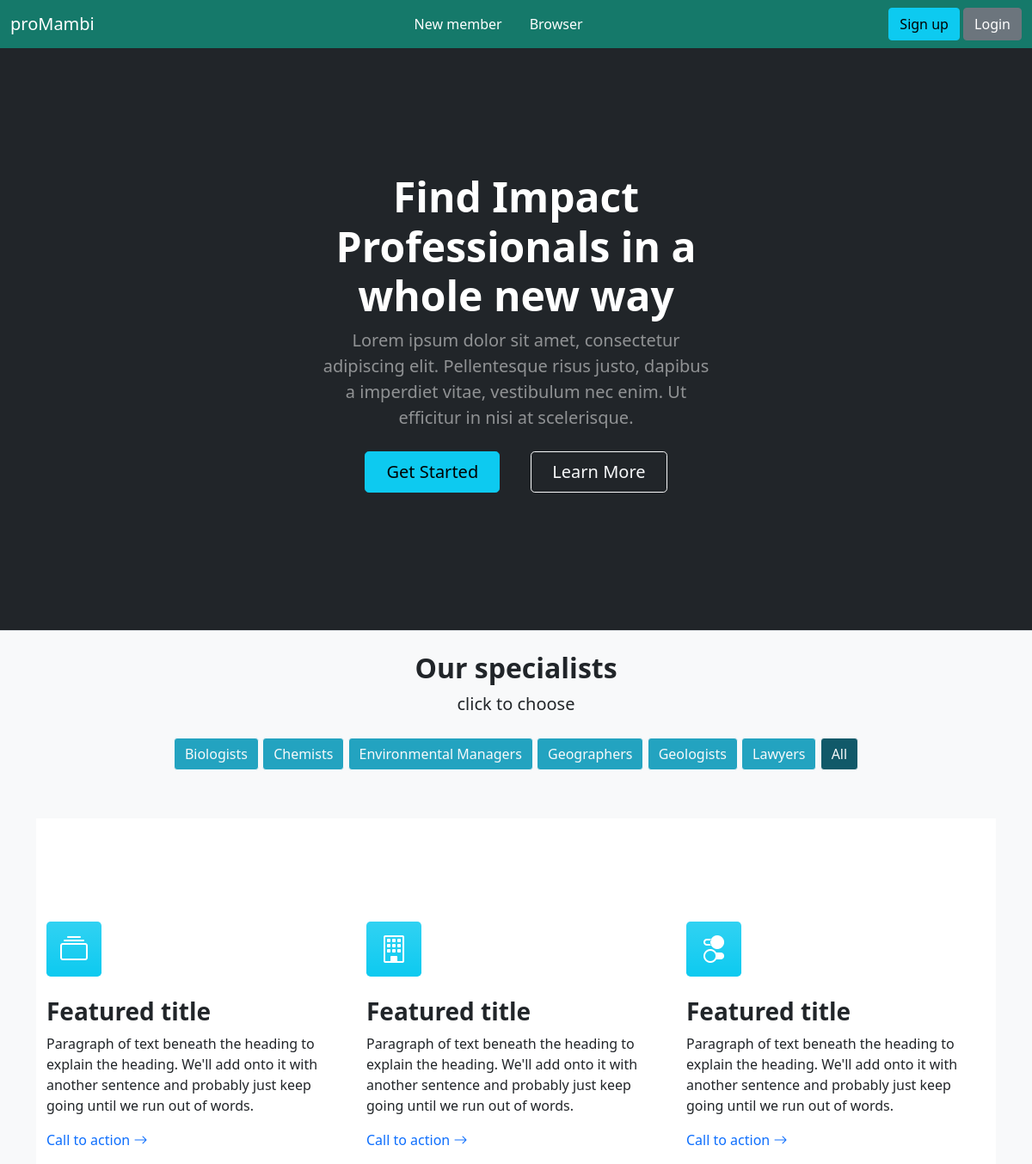
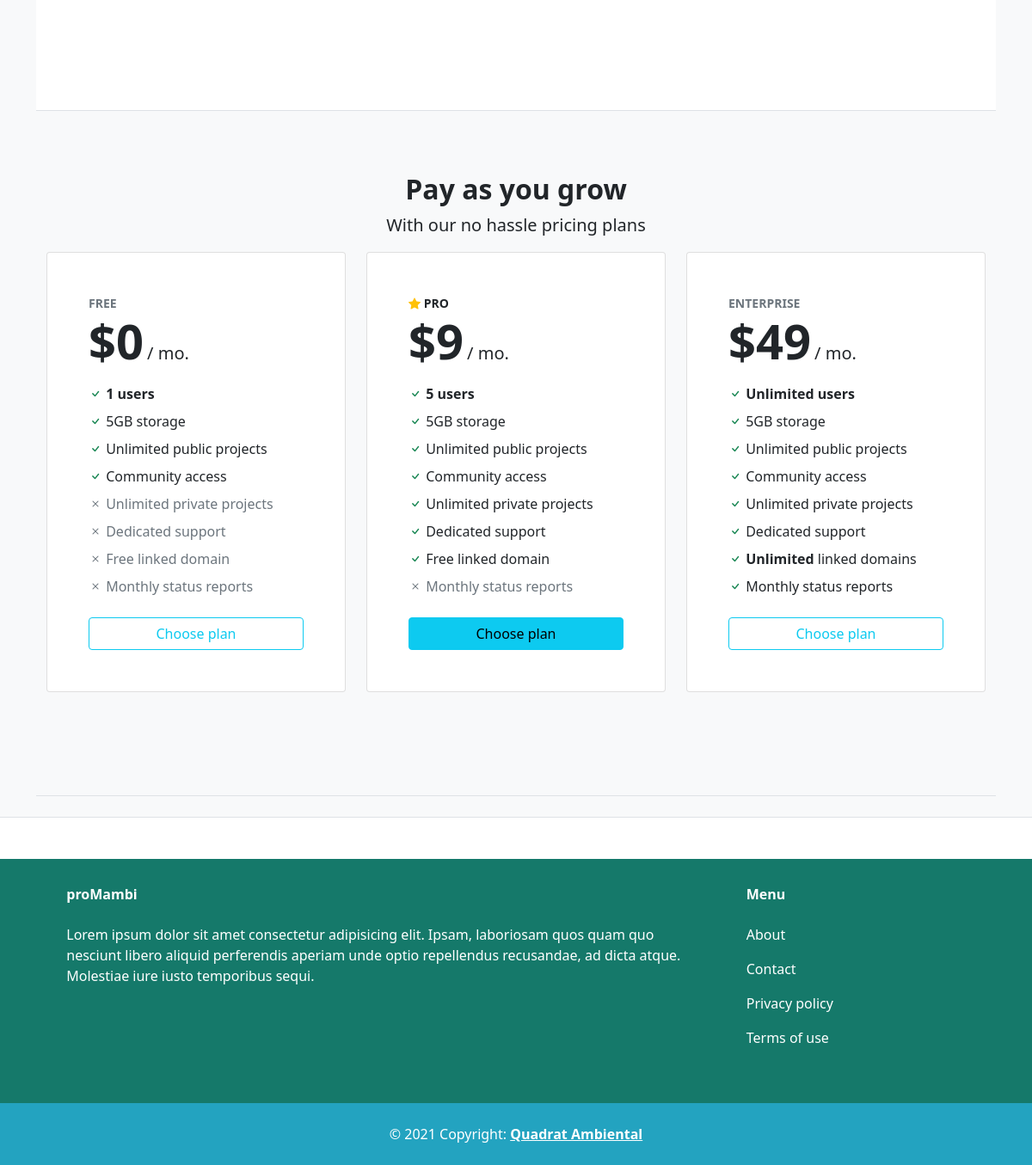
The page / on the database its author committed (2 pictures, top to bottom).
### worker/models.py (models this page shows, shortened)
class Professions(models.Model):
    name = models.CharField(max_length=225)
    class Meta:
        ordering = ('name',) # pedir a ordem que mostra as categorias - LEMBRAR DA VÍRGULA
        verbose_name_plural = 'Professions' # Django tem problemas com plural, vc tem que avisar a ele.

### core/views.py (the view)
# urls.py: path('', views.index, name='index'),
def index(request):
    member = Member.objects.all()
    professions = Professions.objects.all()
    return render(request, 'core/index.html', {
        'member': member,
        'professions': professions,
    })

### core/templates/core/index.html (shortened to what this page needs)
{% extends 'core/base.html' %}
{% block content %}
<main>
    <section class="bg-dark py-4">
        <div class="container my-5">
            <div class="row justify-content-center p-0 p-sm-5">
                <div class="col-12 col-lg-8 col-xl-6 text-center p-4">
                    <h1 class="text-white display-5 fw-bolder">Find Impact Professionals in a whole new way</h1>
                    <p class="lead text-white-50 px-2 mb-4"> Lorem ipsum dolor sit amet, consectetur adipiscing elit. Pellentesque risus justo, dapibus a imperdiet vitae, vestibulum nec enim.
                Ut efficitur in nisi at scelerisque. </p>
                    <button type="button" class="btn btn-info btn-lg px-4 m-0 mb-3 mx-sm-3">Get Started</button>
                    <button type="button" class="btn btn-outline-light btn-lg px-4 m-0 mb-3 mx-sm-3">Learn More</button>
                </div>
            </div>
        </div>
    </section>
    <section class="bg-light py-4 border-top border-bottom">
        <div class="container">
            <div class="text-center">
            <h2 class="fw-bolder">Our specialists</h2>
            <p class="lead">click to choose</p>
            <section class=" text-center container mb-5">
                <div class="row py-lg-2">
                    <div class="d-grid gap-2 d-md-block">
                        {% for professions in professions %}
                        <a href="{% url 'worker:browser' %}?query={{ query }}&professions={{ professions.id }}" class="btn btn-primary  btn-outline-light"  style="background-color: #23a3c0;">{{ professions.name }}</a>
                        {% endfor %}
                        <a href="{% url 'worker:browser' %}" class="btn btn-primary  btn-outline-light"  style="background-color: #115969;">All</a>
                    </div>
                </div>
            </section>
        </div>
    <section class="bg-white py-4">
        <div class="container my-5">
            <div class="row py-5">
                <div class="col-lg-4 col-sm-12 mb-4">
                    <div class="d-inline-flex fs-2 p-2 px-3 mb-4 bg-info bg-gradient text-white rounded-3"><i class="bi bi-collection"></i></div>
                        <h2 class="fw-bold fs-3">Featured title</h2>
                        <p> Paragraph of text beneath the heading
                            to explain the heading. We'll add onto it
                            with another sentence and probably just keep
                            going until we run out of words.
                        </p>
                        <a href="#" class="text-decoration-none ">Call to action <i class="bi bi-arrow-right"></i></a>
                </div>
                <div class="col-lg-4 col-sm-12 mb-4">
                    <div class="d-inline-flex fs-2 p-2 px-3 mb-4 bg-info bg-gradient text-white rounded-3"><i class="bi bi-building"></i></div>
                        <h2 class="fw-bold fs-3">Featured title</h2>
                        <p>
                        Paragraph of text beneath the heading
                        to explain the heading. We'll add onto it
                        with another sentence and probably just keep
                        going until we run out of words.
                        </p>
                        <a href="#" class="text-decoration-none ">Call to action <i class="bi bi-arrow-right"></i></a>
                </div>
                <div class="col-lg-4 col-sm-12 mb-4">
                    <div class="d-inline-flex fs-2 p-2 px-3 mb-4 bg-info bg-gradient text-white rounded-3"><i class="bi bi-toggles2"></i></div>
                        <h2 class="fw-bold fs-3">Featured title</h2>
                        <p>
                        Paragraph of text beneath the heading
                        to explain the heading. We'll add onto it
                        with another sentence and probably just keep
                        going until we run out of words.
                        </p>
                        <a href="#" class="text-decoration-none">Call to action <i class="bi bi-arrow-right"></i></a>
                </div>
            </div>
        </div>
    </section>
    <section class="bg-light py-4 border-top border-bottom">
        <div class="container my-5">
            <div class="text-center">
            <h2 class="fw-bolder">Pay as you grow</h2>
            <p class="lead">With our no hassle pricing plans</p>
        </div>
        <div class="row justify-content-center justify-content-xl-start">
        <div class="col-md-6 col-xl-4">
            <div class="card mb-5">
            <div class="card-body p-5">
                <div class="small text-uppercase text-muted fw-bolder">Free</div>
                <div class="mb-3">
                <h2 class="fw-bolder display-4">
                    $0<small class="fs-5 ms-1 fw-light">/ mo.</small>
                </h2>
                </div>
                <ul class="list-unstyled mb-4">
                <li class="mb-2">
                    <i class="bi bi-check text-success"></i>
                    <span class="fw-bold">1 users</span>
                </li>
                <li class="mb-2">
                    <i class="bi bi-check text-success"></i>
                    <span>5GB storage</span>
                </li>
                <li class="mb-2">
                    <i class="bi bi-check text-success"></i>
                    <span>Unlimited public projects</span>
                </li>
                <li class="mb-2">
                    <i class="bi bi-check text-success"></i>
                    <span>Community access</span>
                </li>
                <li class="mb-2 text-muted">
                    <i class="bi bi-x"></i>
                    <span>Unlimited private projects</span>
                </li>
                <li class="mb-2 text-muted">
                    <i class="bi bi-x"></i>
                    <span>Dedicated support</span>
                </li>
                <li class="mb-2 text-muted">
                    <i class="bi bi-x"></i>
                    <span>Free linked domain</span>
                </li>
                <li class="mb-2 text-muted">
                    <i class="bi bi-x"></i>
                    <span>Monthly status reports</span>
                </li>
                </ul>
                <button class="btn btn-outline-info w-100">Choose plan</button>
            </div>
            </div>
        </div>
        <div class="col-md-6 col-xl-4">
            <div class="card mb-5">
            <div class="card-body p-5">
                <div class="small text-uppercase text-dark fw-bolder text-uppercase">
                <i class="bi bi-star-fill text-warning"></i>
                Pro
                </div>
                <div class="mb-3">
                <h2 class="fw-bolder display-4">
                    $9<small class="fs-5 ms-1 fw-light">/ mo.</small>
                </h2>
                </div>
                <ul class="list-unstyled mb-4">
                <li class="mb-2">
                    <i class="bi bi-check text-success"></i>
                    <span class="fw-bold">5 users</span>
                </li>
                <li class="mb-2">
                    <i class="bi bi-check text-success"></i>
                    <span>5GB storage</span>
                </li>
                <li class="mb-2">
                    <i class="bi bi-check text-success"></i>
                    <span>Unlimited public projects</span>
                </li>
                <li class="mb-2">
                    <i class="bi bi-check text-success"></i>
                    <span>Community access</span>
                </li>
                <li class="mb-2">
                    <i class="bi bi-check text-success"></i>
                    <span>Unlimited private projects</span>
                </li>
                <li class="mb-2">
                    <i class="bi bi-check text-success"></i>
                    <span>Dedicated support</span>
                </li>
                <li class="mb-2">
                    <i class="bi bi-check text-success"></i>
                    <span>Free linked domain</span>
                </li>
                <li class="mb-2 text-muted">
                    <i class="bi bi-x"></i>
                    <span>Monthly status reports</span>
                </li>
                </ul>
                <button class="btn btn-info w-100">Choose plan</button>
            </div>
            </div>
        </div>
        <div class="col-md-6 col-xl-4">
            <div class="card mb-5">
                <div class="card-body p-5">
                    <div class="small text-uppercase text-secondary fw-bolder text-uppercase">
                    ENTERPRISE
                    </div>
                    <div class="mb-3">
                    <h2 class="fw-bolder display-4">
                        $49<small class="fs-5 ms-1 fw-light">/ mo.</small>
                    </h2>
                    </div>
                    <ul class="list-unstyled mb-4">
                    <li class="mb-2">
                        <i class="bi bi-check text-success"></i>
                        <span class="fw-bold">Unlimited users</span>
                    </li>
                    <li class="mb-2">
                        <i class="bi bi-check text-success"></i>
                        <span>5GB storage</span>
                    </li>
                    <li class="mb-2">
                        <i class="bi bi-check text-success"></i>
                        <span>Unlimited public projects</span>
                    </li>
                    <li class="mb-2">
                        <i class="bi bi-check text-success"></i>
                        <span>Community access</span>
                    </li>
                    <li class="mb-2">
                        <i class="bi bi-check text-success"></i>
                        <span>Unlimited private projects</span>
                    </li>
                    <li class="mb-2">
                        <i class="bi bi-check text-success"></i>
                        <span>Dedicated support</span>
                    </li>
                    <li class="mb-2">
                        <i class="bi bi-check text-success"></i>
                        <span><span class="fw-bold">Unlimited</span> linked domains</span>
                    </li>
                    <li class="mb-2">
                        <i class="bi bi-check text-success"></i>
                        <span>Monthly status reports</span>
                    </li>
                    </ul>
                    <button class="btn btn-outline-info w-100">Choose plan</button>
                </div>
            </div>
        </div>
    </div>
    </section>
</main>
{% endblock %}

### rows shown on the page
Professions: name "Biologists"
Professions: name "Chemists"
Professions: name "Environmental Managers"
Professions: name "Geographers"
Professions: name "Geologists"
Professions: name "Lawyers"
